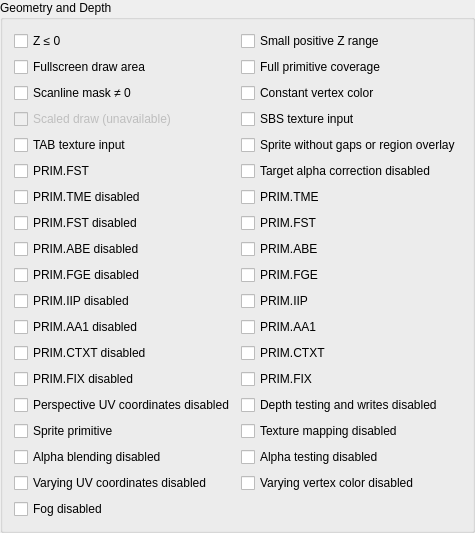
          <widget class="QGroupBox" name="stereoDebugGeometry">
           <property name="title">
            <string>Geometry and Depth</string>
           </property>
           <layout class="QGridLayout" name="stereoDebugGeometryLayout">
            <item row="0" column="0">
             <widget class="QCheckBox" name="stereoRejectNonPositiveZ">
              <property name="text">
               <string>Z ≤ 0</string>
              </property>
              <property name="toolTip">
               <string>Select draws satisfying: Z ≤ 0. The chosen debug action applies when any checked condition matches.</string>
              </property>
             </widget>
            </item>
            <item row="0" column="1">
             <widget class="QCheckBox" name="stereoRejectSmallZRange">
              <property name="text">
               <string>Small positive Z range</string>
              </property>
              <property name="toolTip">
               <string>Select draws satisfying: Small positive Z range. The chosen debug action applies when any checked condition matches.</string>
              </property>
             </widget>
            </item>
            <item row="1" column="0">
             <widget class="QCheckBox" name="stereoRejectSpriteBlit">
              <property name="text">
               <string>Fullscreen draw area</string>
              </property>
              <property name="toolTip">
               <string>Select draws satisfying: Fullscreen draw area. The chosen debug action applies when any checked condition matches.</string>
              </property>
             </widget>
            </item>
            <item row="1" column="1">
             <widget class="QCheckBox" name="stereoRejectFullCover">
              <property name="text">
               <string>Full primitive coverage</string>
              </property>
              <property name="toolTip">
               <string>Select draws satisfying: Full primitive coverage. The chosen debug action applies when any checked condition matches.</string>
              </property>
             </widget>
            </item>
            <item row="2" column="0">
             <widget class="QCheckBox" name="stereoRejectScanmask">
              <property name="text">
               <string>Scanline mask ≠ 0</string>
              </property>
              <property name="toolTip">
               <string>Select draws satisfying: Scanline mask ≠ 0. The chosen debug action applies when any checked condition matches.</string>
              </property>
             </widget>
            </item>
            <item row="2" column="1">
             <widget class="QCheckBox" name="stereoRejectConstantColor">
              <property name="text">
               <string>Constant vertex color</string>
              </property>
              <property name="toolTip">
               <string>Select draws satisfying: Constant vertex color. The chosen debug action applies when any checked condition matches.</string>
              </property>
             </widget>
            </item>
            <item row="3" column="0">
             <widget class="QCheckBox" name="stereoRejectScalingDraw">
              <property name="enabled">
               <bool>false</bool>
              </property>
              <property name="text">
               <string>Scaled draw (unavailable)</string>
              </property>
              <property name="toolTip">
               <string>This detector is currently inactive and does not select any draws. The chosen debug action applies when any checked condition matches.</string>
              </property>
             </widget>
            </item>
            <item row="3" column="1">
             <widget class="QCheckBox" name="stereoRejectSbsInput">
              <property name="text">
               <string>SBS texture input</string>
              </property>
              <property name="toolTip">
               <string>Select draws satisfying: SBS texture input. The chosen debug action applies when any checked condition matches.</string>
              </property>
             </widget>
            </item>
            <item row="4" column="0">
             <widget class="QCheckBox" name="stereoRejectTabInput">
              <property name="text">
               <string>TAB texture input</string>
              </property>
              <property name="toolTip">
               <string>Select draws satisfying: TAB texture input. The chosen debug action applies when any checked condition matches.</string>
              </property>
             </widget>
            </item>
            <item row="4" column="1">
             <widget class="QCheckBox" name="stereoRejectSpriteNoGaps">
              <property name="text">
               <string>Sprite without gaps or region overlay</string>
              </property>
              <property name="toolTip">
               <string>Select draws satisfying: m_primitive_covers_without_gaps = NoGapsType::SpriteNoGaps or GSConfig.StereoRejectRegionRect and Region rectangle. The chosen debug action applies when any checked condition matches.</string>
              </property>
             </widget>
            </item>
            <item row="5" column="0">
             <widget class="QCheckBox" name="stereoRejectFst">
              <property name="text">
               <string>PRIM.FST</string>
              </property>
              <property name="toolTip">
               <string>Select draws satisfying: PRIM.FST. The chosen debug action applies when any checked condition matches.</string>
              </property>
             </widget>
            </item>
            <item row="5" column="1">
             <widget class="QCheckBox" name="stereoRejectRtaCorrection">
              <property name="text">
               <string>Target alpha correction disabled</string>
              </property>
              <property name="toolTip">
               <string>Select draws satisfying: Target alpha correction disabled. The chosen debug action applies when any checked condition matches.</string>
              </property>
             </widget>
            </item>
            <item row="6" column="0">
             <widget class="QCheckBox" name="stereoRequirePrimTme">
              <property name="text">
               <string>PRIM.TME disabled</string>
              </property>
              <property name="toolTip">
               <string>Select draws satisfying: PRIM.TME disabled. The chosen debug action applies when any checked condition matches.</string>
              </property>
             </widget>
            </item>
            <item row="6" column="1">
             <widget class="QCheckBox" name="stereoRejectPrimTme">
              <property name="text">
               <string>PRIM.TME</string>
              </property>
              <property name="toolTip">
               <string>Select draws satisfying: PRIM.TME. The chosen debug action applies when any checked condition matches.</string>
              </property>
             </widget>
            </item>
            <item row="7" column="0">
             <widget class="QCheckBox" name="stereoRequirePrimFst">
              <property name="text">
               <string>PRIM.FST disabled</string>
              </property>
              <property name="toolTip">
               <string>Select draws satisfying: PRIM.FST disabled. The chosen debug action applies when any checked condition matches.</string>
              </property>
             </widget>
            </item>
            <item row="7" column="1">
             <widget class="QCheckBox" name="stereoRejectPrimFst">
              <property name="text">
               <string>PRIM.FST</string>
              </property>
              <property name="toolTip">
               <string>Select draws satisfying: PRIM.FST. The chosen debug action applies when any checked condition matches.</string>
              </property>
             </widget>
            </item>
            <item row="8" column="0">
             <widget class="QCheckBox" name="stereoRequirePrimAbe">
              <property name="text">
               <string>PRIM.ABE disabled</string>
              </property>
              <property name="toolTip">
               <string>Select draws satisfying: PRIM.ABE disabled. The chosen debug action applies when any checked condition matches.</string>
              </property>
             </widget>
            </item>
            <item row="8" column="1">
             <widget class="QCheckBox" name="stereoRejectPrimAbe">
              <property name="text">
               <string>PRIM.ABE</string>
              </property>
              <property name="toolTip">
               <string>Select draws satisfying: PRIM.ABE. The chosen debug action applies when any checked condition matches.</string>
              </property>
             </widget>
            </item>
            <item row="9" column="0">
             <widget class="QCheckBox" name="stereoRequirePrimFge">
              <property name="text">
               <string>PRIM.FGE disabled</string>
              </property>
              <property name="toolTip">
               <string>Select draws satisfying: PRIM.FGE disabled. The chosen debug action applies when any checked condition matches.</string>
              </property>
             </widget>
            </item>
            <item row="9" column="1">
             <widget class="QCheckBox" name="stereoRejectPrimFge">
              <property name="text">
               <string>PRIM.FGE</string>
              </property>
              <property name="toolTip">
               <string>Select draws satisfying: PRIM.FGE. The chosen debug action applies when any checked condition matches.</string>
              </property>
             </widget>
            </item>
            <item row="10" column="0">
             <widget class="QCheckBox" name="stereoRequirePrimIip">
              <property name="text">
               <string>PRIM.IIP disabled</string>
              </property>
              <property name="toolTip">
               <string>Select draws satisfying: PRIM.IIP disabled. The chosen debug action applies when any checked condition matches.</string>
              </property>
             </widget>
            </item>
            <item row="10" column="1">
             <widget class="QCheckBox" name="stereoRejectPrimIip">
              <property name="text">
               <string>PRIM.IIP</string>
              </property>
              <property name="toolTip">
               <string>Select draws satisfying: PRIM.IIP. The chosen debug action applies when any checked condition matches.</string>
              </property>
             </widget>
            </item>
            <item row="11" column="0">
             <widget class="QCheckBox" name="stereoRequirePrimAa1">
              <property name="text">
               <string>PRIM.AA1 disabled</string>
              </property>
              <property name="toolTip">
               <string>Select draws satisfying: PRIM.AA1 disabled. The chosen debug action applies when any checked condition matches.</string>
              </property>
             </widget>
            </item>
            <item row="11" column="1">
             <widget class="QCheckBox" name="stereoRejectPrimAa1">
              <property name="text">
               <string>PRIM.AA1</string>
              </property>
              <property name="toolTip">
               <string>Select draws satisfying: PRIM.AA1. The chosen debug action applies when any checked condition matches.</string>
              </property>
             </widget>
            </item>
            <item row="12" column="0">
             <widget class="QCheckBox" name="stereoRequirePrimCtxt">
              <property name="text">
               <string>PRIM.CTXT disabled</string>
              </property>
              <property name="toolTip">
               <string>Select draws satisfying: PRIM.CTXT disabled. The chosen debug action applies when any checked condition matches.</string>
              </property>
             </widget>
            </item>
            <item row="12" column="1">
             <widget class="QCheckBox" name="stereoRejectPrimCtxt">
              <property name="text">
               <string>PRIM.CTXT</string>
              </property>
              <property name="toolTip">
               <string>Select draws satisfying: PRIM.CTXT. The chosen debug action applies when any checked condition matches.</string>
              </property>
             </widget>
            </item>
            <item row="13" column="0">
             <widget class="QCheckBox" name="stereoRequirePrimFix">
              <property name="text">
               <string>PRIM.FIX disabled</string>
              </property>
              <property name="toolTip">
               <string>Select draws satisfying: PRIM.FIX disabled. The chosen debug action applies when any checked condition matches.</string>
              </property>
             </widget>
            </item>
            <item row="13" column="1">
             <widget class="QCheckBox" name="stereoRejectPrimFix">
              <property name="text">
               <string>PRIM.FIX</string>
              </property>
              <property name="toolTip">
               <string>Select draws satisfying: PRIM.FIX. The chosen debug action applies when any checked condition matches.</string>
              </property>
             </widget>
            </item>
            <item row="14" column="0">
             <widget class="QCheckBox" name="stereoRequirePerspectiveUV">
              <property name="text">
               <string>Perspective UV coordinates disabled</string>
              </property>
              <property name="toolTip">
               <string>Select draws satisfying: Perspective UV coordinates disabled. The chosen debug action applies when any checked condition matches.</string>
              </property>
             </widget>
            </item>
            <item row="14" column="1">
             <widget class="QCheckBox" name="stereoRequireDepthActive">
              <property name="text">
               <string>Depth testing and writes disabled</string>
              </property>
              <property name="toolTip">
               <string>Select draws satisfying: Depth testing and writes disabled. The chosen debug action applies when any checked condition matches.</string>
              </property>
             </widget>
            </item>
            <item row="15" column="0">
             <widget class="QCheckBox" name="stereoRejectSprites">
              <property name="text">
               <string>Sprite primitive</string>
              </property>
              <property name="toolTip">
               <string>Select draws satisfying: Sprite primitive. The chosen debug action applies when any checked condition matches.</string>
              </property>
             </widget>
            </item>
            <item row="15" column="1">
             <widget class="QCheckBox" name="stereoRequireTextureMapping">
              <property name="text">
               <string>Texture mapping disabled</string>
              </property>
              <property name="toolTip">
               <string>Select draws satisfying: Texture mapping disabled. The chosen debug action applies when any checked condition matches.</string>
              </property>
             </widget>
            </item>
            <item row="16" column="0">
             <widget class="QCheckBox" name="stereoRequireAlphaBlend">
              <property name="text">
               <string>Alpha blending disabled</string>
              </property>
              <property name="toolTip">
               <string>Select draws satisfying: Alpha blending disabled. The chosen debug action applies when any checked condition matches.</string>
              </property>
             </widget>
            </item>
            <item row="16" column="1">
             <widget class="QCheckBox" name="stereoRequireAlphaTest">
              <property name="text">
               <string>Alpha testing disabled</string>
              </property>
              <property name="toolTip">
               <string>Select draws satisfying: Alpha testing disabled. The chosen debug action applies when any checked condition matches.</string>
              </property>
             </widget>
            </item>
            <item row="17" column="0">
             <widget class="QCheckBox" name="stereoRequireUvVaries">
              <property name="text">
               <string>Varying UV coordinates disabled</string>
              </property>
              <property name="toolTip">
               <string>Select draws satisfying: Varying UV coordinates disabled. The chosen debug action applies when any checked condition matches.</string>
              </property>
             </widget>
            </item>
            <item row="17" column="1">
             <widget class="QCheckBox" name="stereoRequireColorVaries">
              <property name="text">
               <string>Varying vertex color disabled</string>
              </property>
              <property name="toolTip">
               <string>Select draws satisfying: Varying vertex color disabled. The chosen debug action applies when any checked condition matches.</string>
              </property>
             </widget>
            </item>
            <item row="18" column="0">
             <widget class="QCheckBox" name="stereoRequireFog">
              <property name="text">
               <string>Fog disabled</string>
              </property>
              <property name="toolTip">
               <string>Select draws satisfying: Fog disabled. The chosen debug action applies when any checked condition matches.</string>
              </property>
             </widget>
            </item>
           </layout>
          </widget>
